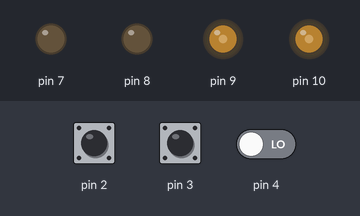
Bench run of a sketch on a simulated Arduino Uno, built with avr-gcc and run on an emulated ATmega328P. On the bench: output pins drawn as LEDs (lit = HIGH). The inputs (shaded band) are chosen by the test bench; at power-on: pin 2 HIGH, pin 3 HIGH, pin 4 LOW.

Above: at 0.01 s.
At 17.7 s:
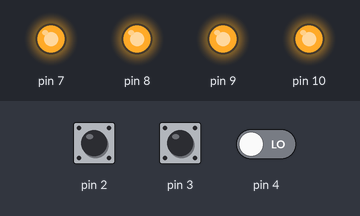
17.8 s: pin 2 pulled LOW for 1 s
At 33.1 s:
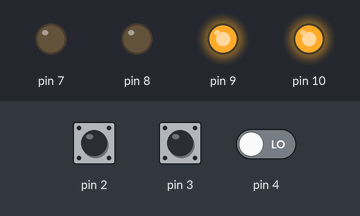
Timing chart, 0 to 34.6 s (numbered marks = the images above; inputs shaded):
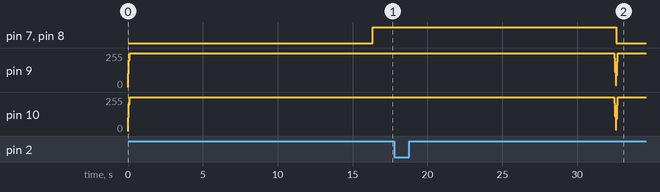

The sketch:

TurnUnitTest.ino
```cpp
#include <RobotController.h>

#include <Motor.h>
// #include <IRSensor.h>
// #include <LightSensor.h>

#include <Encoder.h>
#include <PID.h>

/*****************************************/

// Left Motor. Dir Pin 8, PWM Pin 10, direction not reversed
// Right Motor. Dir Pin 7, PWM Pin 9, direction reversed
Motor left_motor(8, 10, false);
Motor right_motor(7, 9, true);

// Left Encoder. Channel A Pin 2, Channel B Pin 4, direction reversed
// Right Encoder. Channel A Pin 3, Channel B Pin 5, direction not reversed
Encoder left_encoder(2, 4, &left_encoder_distance, &left_encoder_velocity, true);
Encoder right_encoder(3, 5, &right_encoder_distance, &right_encoder_velocity, false);

// Left Motor PID Controller
// Right Motor PID Controller
PID left_PID(&left_encoder_velocity, &left_motor_PWM, &left_motor_setpoint, KP, KI, KD, DIRECT);
PID right_PID(&right_encoder_velocity, &right_motor_PWM, &right_motor_setpoint, KP, KI, KD, DIRECT);

void setup()
{
  left_encoder.setHighPinA();
  left_encoder.setLowPinB();
  right_encoder.setHighPinA();
  right_encoder.setHighPinB();

  left_PID.SetMode(AUTOMATIC);
  left_PID.SetOutputLimits(-255, 255);
  right_PID.SetMode(AUTOMATIC);
  right_PID.SetOutputLimits(-255, 255);

  attachInterrupt(0, updateLeftEncoder, RISING);
  attachInterrupt(1, updateRightEncoder, RISING);
}

void loop()
{
  turnLeft90EncoderSlow();
  delay(500);
  turnRight90EncoderSlow();
  delay(500);
}

/* turnLeft90EncoderFast()
 * Turns the robot 90 degrees to the left using encoders as the limit of turn.
 * PID is used to keep the motors spinning at constant speed.
 *
 * Default values:
 * Turn limit = 620
 * Left Setpoint = -1000
 * Right Setpoint = 1000
***************************************************************************/
void turnLeft90EncoderFast()
{
  left_PID.SetMode(AUTOMATIC);
  right_PID.SetMode(AUTOMATIC);
  resetEncoder();

  while(abs(left_encoder_distance) < 620 && right_encoder_distance < 620)
  {
    left_motor_setpoint = -800;
    right_motor_setpoint = 800;
    computeEncoderPID();
    setMotors();
  }
  stop();

  if (robot_direction == 0) {robot_direction = 3;}
  else if (robot_direction == 1) {robot_direction = 0;}
  else if (robot_direction == 2) {robot_direction = 1;}
  else if (robot_direction == 3) {robot_direction = 2;}
}

/* turnRight90EncoderFast()
 * Turns the robot 90 degrees to the right using encoders as the limit of turn.
 * PID is used to keep the motors spinning at constant speed.
 *
 * Default values:
 * Turn limit = 620
 * Left Setpoint = 1000
 * Right Setpoint = -1000
***************************************************************************/
void turnRight90EncoderFast()
{
  left_PID.SetMode(AUTOMATIC);
  right_PID.SetMode(AUTOMATIC);
  resetEncoder();

  while(abs(left_encoder_distance) < 620 && right_encoder_distance < 620)
  {
    left_motor_setpoint = 800;
    right_motor_setpoint = -800;
    computeEncoderPID();
    setMotors();
  }
  stop();

  if (robot_direction == 0) {robot_direction = 1;}
  else if (robot_direction == 1) {robot_direction = 2;}
  else if (robot_direction == 2) {robot_direction = 3;}
  else if (robot_direction == 3) {robot_direction = 0;}
}

void turnLeft90EncoderSlow()
{
  left_PID.SetMode(AUTOMATIC);
  right_PID.SetMode(AUTOMATIC);
  resetEncoder();

  while(abs(left_encoder_distance) < 630 && abs(right_encoder_distance) < 630)
  {
    turn_speed = (630 - ((abs(left_encoder_distance) + right_encoder_distance) / 2)) * (1500 / 630);
    left_motor_setpoint = -turn_speed;
    right_motor_setpoint = turn_speed;
    computeEncoderPID();
    setMotors();
  }
  stop();
}

void turnRight90EncoderSlow()
{
  left_PID.SetMode(AUTOMATIC);
  right_PID.SetMode(AUTOMATIC);
  resetEncoder();

  while(abs(left_encoder_distance) < 630 && abs(right_encoder_distance) < 630)
  {
    turn_speed = (630 - ((left_encoder_distance + abs(right_encoder_distance)) / 2)) * (1500 / 630);
    left_motor_setpoint = turn_speed;
    right_motor_setpoint = -turn_speed;
    computeEncoderPID();
    setMotors();
  }
  stop();
}

void resetEncoder()
{
  left_encoder_distance = 0;
  right_encoder_distance = 0;
}

/* stop()
 * Stops the robot from moving and keeps it stopped using speed control
***************************************************************************/
void stop()
{
  computeEncoderPID();
  left_PID.SetMode(AUTOMATIC);
  right_PID.SetMode(AUTOMATIC);
  left_motor_PWM = STOP;
  right_motor_PWM = STOP;
  setMotors();
}

void computeEncoderPID()
{
  right_encoder.compute();
  left_encoder.compute();

  right_PID.Compute();
  left_PID.Compute();
}

void setMotors()
{
  left_motor.setSpeed(left_motor_PWM);
  right_motor.setSpeed(right_motor_PWM);
}

void updateLeftEncoder()
{
  left_encoder.tick();
}
void updateRightEncoder()
{
  right_encoder.tick();
}
```
